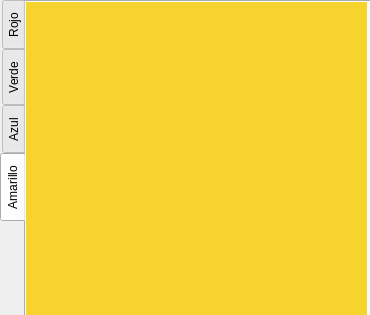
<?xml version="1.0" encoding="UTF-8"?>
<ui version="4.0">
 <class>MainWindow</class>
 <widget class="QMainWindow" name="MainWindow">
  <property name="geometry">
   <rect>
    <x>0</x>
    <y>0</y>
    <width>370</width>
    <height>315</height>
   </rect>
  </property>
  <property name="windowTitle">
   <string>Layout Vertical con Botones</string>
  </property>
  <widget class="QWidget" name="centralwidget">
   <widget class="QTabWidget" name="tabWidget">
    <property name="geometry">
     <rect>
      <x>0</x>
      <y>0</y>
      <width>371</width>
      <height>321</height>
     </rect>
    </property>
    <property name="tabPosition">
     <enum>QTabWidget::TabPosition::West</enum>
    </property>
    <property name="currentIndex">
     <number>3</number>
    </property>
    <widget class="QWidget" name="tab_1">
     <attribute name="title">
      <string>Rojo</string>
     </attribute>
     <widget class="QLabel" name="label">
      <property name="geometry">
       <rect>
        <x>0</x>
        <y>0</y>
        <width>341</width>
        <height>321</height>
       </rect>
      </property>
      <property name="styleSheet">
       <string notr="true">background-color: rgb(224, 27, 36);</string>
      </property>
      <property name="text">
       <string/>
      </property>
     </widget>
    </widget>
    <widget class="QWidget" name="tab_3">
     <attribute name="title">
      <string>Verde</string>
     </attribute>
     <widget class="QLabel" name="label_2">
      <property name="geometry">
       <rect>
        <x>0</x>
        <y>0</y>
        <width>341</width>
        <height>321</height>
       </rect>
      </property>
      <property name="styleSheet">
       <string notr="true">background-color: rgb(51, 209, 122);</string>
      </property>
      <property name="text">
       <string/>
      </property>
     </widget>
    </widget>
    <widget class="QWidget" name="tab">
     <attribute name="title">
      <string>Azul</string>
     </attribute>
     <widget class="QLabel" name="label_3">
      <property name="geometry">
       <rect>
        <x>0</x>
        <y>0</y>
        <width>341</width>
        <height>321</height>
       </rect>
      </property>
      <property name="styleSheet">
       <string notr="true">background-color: rgb(53, 132, 228);</string>
      </property>
      <property name="text">
       <string/>
      </property>
     </widget>
    </widget>
    <widget class="QWidget" name="tab_2">
     <attribute name="title">
      <string>Amarillo</string>
     </attribute>
     <widget class="QLabel" name="label_4">
      <property name="geometry">
       <rect>
        <x>0</x>
        <y>0</y>
        <width>341</width>
        <height>321</height>
       </rect>
      </property>
      <property name="styleSheet">
       <string notr="true">background-color: rgb(246, 211, 45);</string>
      </property>
      <property name="text">
       <string/>
      </property>
     </widget>
    </widget>
   </widget>
  </widget>
 </widget>
 <resources/>
 <connections/>
</ui>
